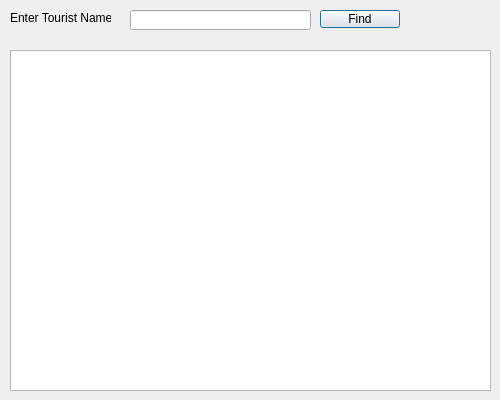
<?xml version="1.0" encoding="UTF-8"?>
<ui version="4.0">
 <class>FindTourist</class>
 <widget class="QDialog" name="FindTourist">
  <property name="geometry">
   <rect>
    <x>0</x>
    <y>0</y>
    <width>500</width>
    <height>400</height>
   </rect>
  </property>
  <property name="maximumSize">
   <size>
    <width>500</width>
    <height>400</height>
   </size>
  </property>
  <property name="windowTitle">
   <string>Find Tourist</string>
  </property>
  <widget class="QLabel" name="label">
   <property name="geometry">
    <rect>
     <x>10</x>
     <y>10</y>
     <width>101</width>
     <height>16</height>
    </rect>
   </property>
   <property name="text">
    <string>Enter Tourist Name</string>
   </property>
  </widget>
  <widget class="QLineEdit" name="txtTourstfName">
   <property name="geometry">
    <rect>
     <x>130</x>
     <y>10</y>
     <width>181</width>
     <height>20</height>
    </rect>
   </property>
  </widget>
  <widget class="QPushButton" name="btnFind">
   <property name="geometry">
    <rect>
     <x>320</x>
     <y>10</y>
     <width>80</width>
     <height>18</height>
    </rect>
   </property>
   <property name="text">
    <string>Find</string>
   </property>
  </widget>
  <widget class="QTableView" name="tableView">
   <property name="geometry">
    <rect>
     <x>10</x>
     <y>50</y>
     <width>481</width>
     <height>341</height>
    </rect>
   </property>
  </widget>
 </widget>
 <tabstops>
  <tabstop>txtTourstfName</tabstop>
  <tabstop>btnFind</tabstop>
 </tabstops>
 <resources/>
 <connections/>
</ui>
